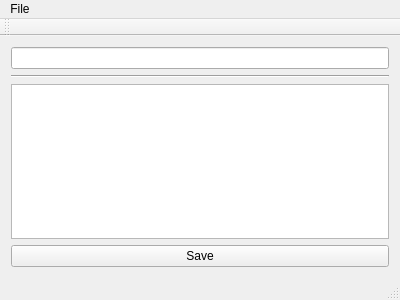
<?xml version="1.0" encoding="UTF-8"?>
<ui version="4.0">
 <class>Note</class>
 <widget class="QMainWindow" name="Note">
  <property name="geometry">
   <rect>
    <x>0</x>
    <y>0</y>
    <width>400</width>
    <height>300</height>
   </rect>
  </property>
  <property name="windowTitle">
   <string>Note</string>
  </property>
  <widget class="QWidget" name="centralWidget">
   <layout class="QVBoxLayout" name="verticalLayout">
    <item>
     <widget class="QLineEdit" name="lineEdit"/>
    </item>
    <item>
     <widget class="Line" name="line">
      <property name="orientation">
       <enum>Qt::Horizontal</enum>
      </property>
     </widget>
    </item>
    <item>
     <widget class="QTextEdit" name="textEdit"/>
    </item>
    <item>
     <widget class="QPushButton" name="pushButton">
      <property name="text">
       <string>Save</string>
      </property>
     </widget>
    </item>
   </layout>
  </widget>
  <widget class="QMenuBar" name="menuBar">
   <property name="geometry">
    <rect>
     <x>0</x>
     <y>0</y>
     <width>400</width>
     <height>25</height>
    </rect>
   </property>
   <widget class="QMenu" name="menuFile">
    <property name="title">
     <string>File</string>
    </property>
    <addaction name="separator"/>
    <addaction name="separator"/>
    <addaction name="separator"/>
    <addaction name="actionNew"/>
    <addaction name="actionOpen"/>
    <addaction name="separator"/>
    <addaction name="actionSave"/>
    <addaction name="actionSave_As"/>
    <addaction name="separator"/>
    <addaction name="actionExit"/>
   </widget>
   <addaction name="menuFile"/>
  </widget>
  <widget class="QToolBar" name="mainToolBar">
   <attribute name="toolBarArea">
    <enum>TopToolBarArea</enum>
   </attribute>
   <attribute name="toolBarBreak">
    <bool>false</bool>
   </attribute>
  </widget>
  <widget class="QStatusBar" name="statusBar"/>
  <action name="actionNew">
   <property name="text">
    <string>New</string>
   </property>
  </action>
  <action name="actionOpen">
   <property name="text">
    <string>Open</string>
   </property>
  </action>
  <action name="actionSave">
   <property name="text">
    <string>Save</string>
   </property>
  </action>
  <action name="actionSave_As">
   <property name="text">
    <string>Save As...</string>
   </property>
  </action>
  <action name="actionExit">
   <property name="text">
    <string>Exit</string>
   </property>
  </action>
 </widget>
 <layoutdefault spacing="6" margin="11"/>
 <resources/>
 <connections/>
</ui>
